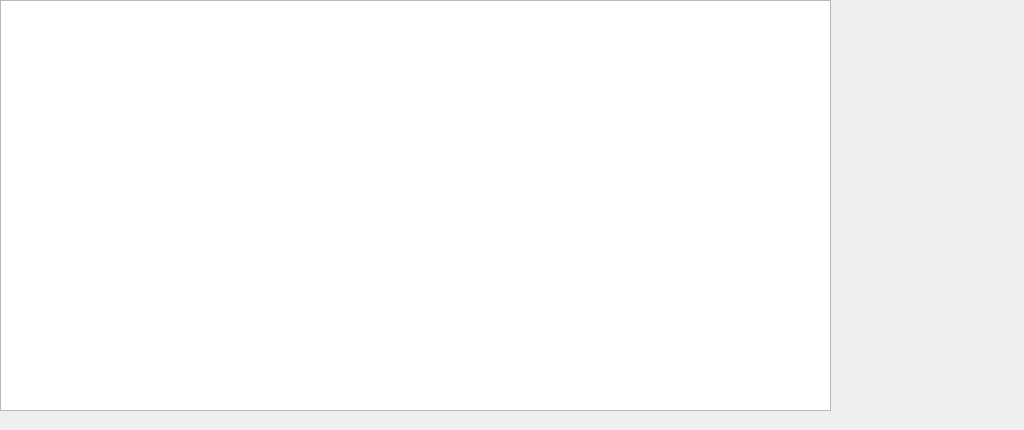
<?xml version="1.0" encoding="UTF-8"?>
<ui version="4.0">
 <class>LogBranchEleWid</class>
 <widget class="QWidget" name="LogBranchEleWid">
  <property name="geometry">
   <rect>
    <x>0</x>
    <y>0</y>
    <width>1024</width>
    <height>430</height>
   </rect>
  </property>
  <property name="windowTitle">
   <string>Form</string>
  </property>
  <widget class="QTableView" name="tableView">
   <property name="geometry">
    <rect>
     <x>0</x>
     <y>0</y>
     <width>831</width>
     <height>411</height>
    </rect>
   </property>
  </widget>
  <widget class="QWidget" name="widget" native="true">
   <property name="geometry">
    <rect>
     <x>839</x>
     <y>0</y>
     <width>181</width>
     <height>411</height>
    </rect>
   </property>
  </widget>
 </widget>
 <resources/>
 <connections/>
</ui>
